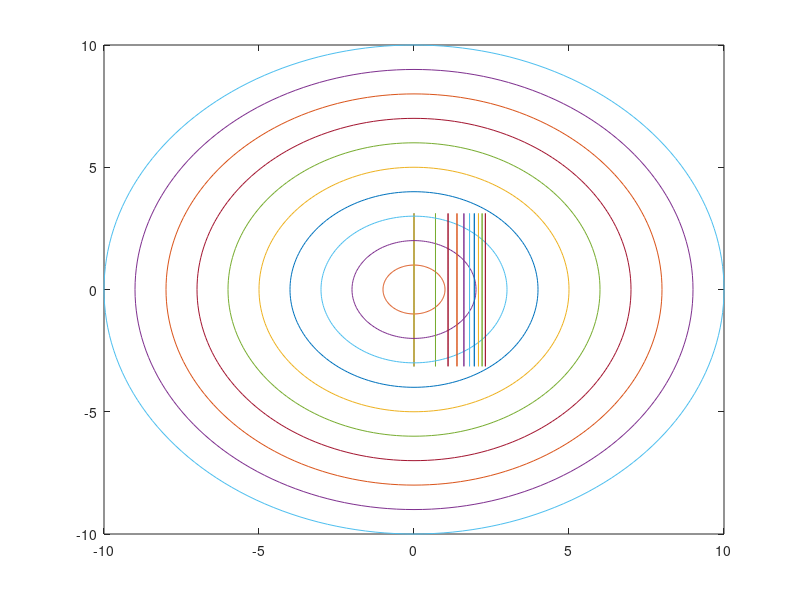

Write the MATLAB code that produced this figure.

t=0:pi/100:2*pi;
v=exp(i*t);
axis([-10 10 -10 10],'equal');

% Prendo il logaritmo complesso di v
w=log(v);
plot(w)
hold on
%questo è il caso r=1 del caso che vederemo dopo nel ciclo for

%plotto le varie circonferenze dei logaritmi  con i raggi da 1 ... 10
for r=1:10
    v = r*exp(i*t)
    plot(v)
    plot(log(v))
end
   


